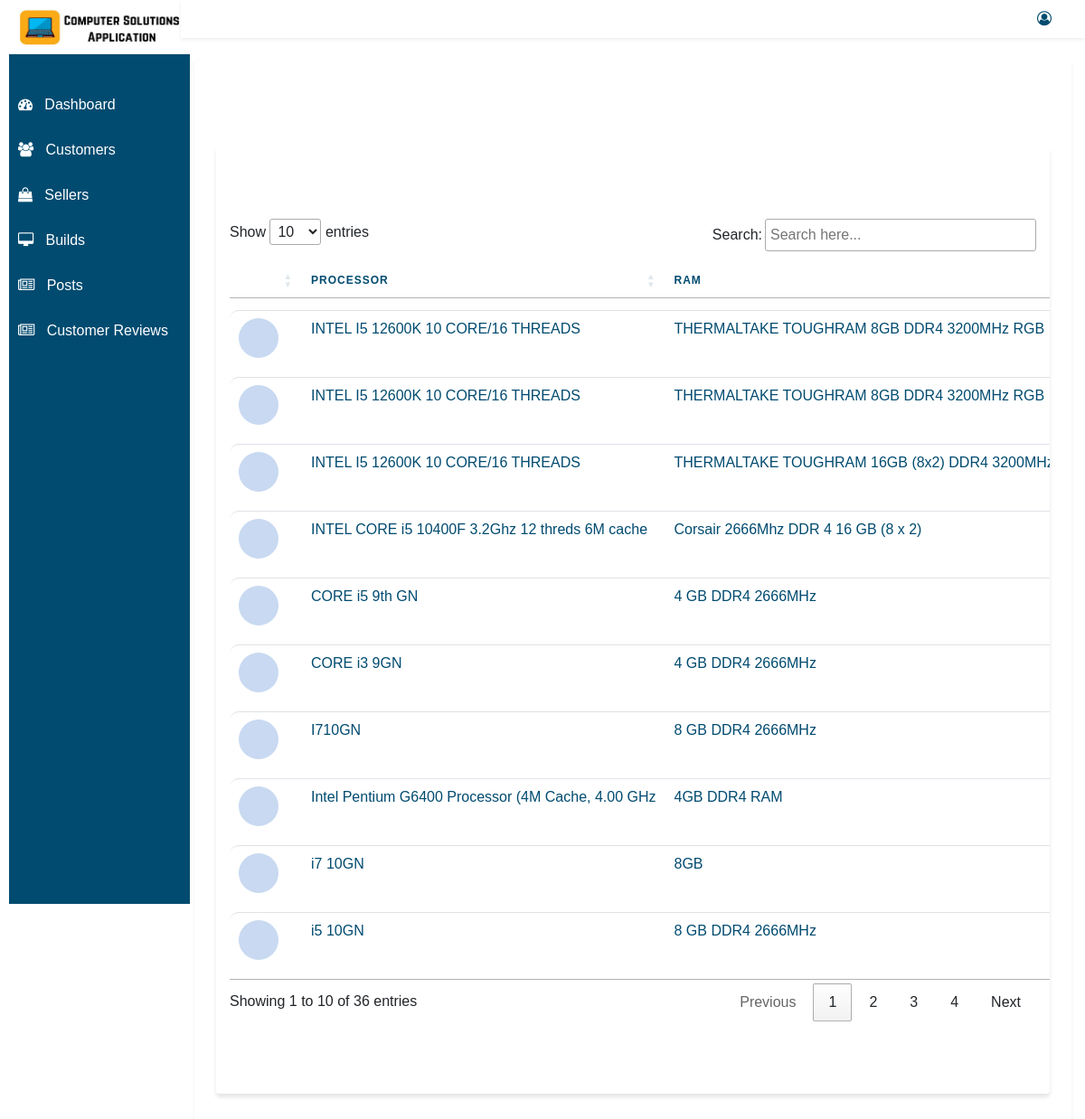
The app's page /Project/Admin/emails.php with its own data.
### tables this page shows
CREATE TABLE `builds` (
  `id` int(11) NOT NULL,
  `seller_id` int(11) NOT NULL,
  `purpose` int(11) NOT NULL,
  `image` text NOT NULL,
  `price` double NOT NULL,
  `processor` varchar(150) NOT NULL,
  `motherboard` varchar(50) NOT NULL,
  `ram` varchar(200) NOT NULL,
  `graphics_card` varchar(50) NOT NULL,
  `storage` varchar(50) NOT NULL,
  `psu` varchar(50) NOT NULL,
  `casing` varchar(50) NOT NULL,
  `description` varchar(200) NOT NULL
);

### Project/Admin/emails.php (the view, shortened to what this page needs)
<?php
include "../db/db.php";
?>
<!DOCTYPE html>
<html>
    <head>
    <link rel="stylesheet" type="text/css" href="../css/admin.css">
	<link rel="stylesheet" href="https://cdn.jsdelivr.net/npm/bootstrap@4.6.0/dist/css/bootstrap.min.css">
	<link rel="stylesheet" href="https://cdnjs.cloudflare.com/ajax/libs/font-awesome/4.7.0/css/font-awesome.min.css">
    <link rel="stylesheet" href="https://cdn.datatables.net/1.11.3/css/jquery.dataTables.min.css">
    </head>
    <body>
    <div class="container-fluid">
              <div class="row">
              <div class="sidebar" id="sidebar">
        <img src="../images/logo/logo.png" class="logo">
        <div class="list-group rounded-0"><Br>
          <a href="profile.php">
            <i class="fa fa-tachometer"></i>
            <span>&nbsp Dashboard</span>
          </a>
          <a href="" data-toggle="collapse" data-target="#customer-collapse">
            <div>
              <i class="fa fa-users"></i>
              <span>&nbsp Customers</span>
            </div>
          </a>
          <a href="" data-toggle="collapse" data-target="#seller-collapse">
            <div>
              <i class="fa fa-shopping-bag"></i>
              <span>&nbsp Sellers</span>
            </div>
          </a>
          <a href="" data-toggle="collapse" data-target="#builds-collapse">
            <div>
              <i class="fa fa-desktop"></i>
              <span>&nbsp Builds</span>
            </div>
          </a>
          <a href="" data-toggle="collapse" data-target="#posts-collapse">
            <div>
              <i class="fa fa-newspaper-o"></i>
              <span>&nbsp Posts</span>
            </div>
          </a>
          <a href="" data-toggle="collapse" data-target="#reviews-collapse">
            <div>
              <i class="fa fa-newspaper-o"></i>
              <span>&nbsp Customer Reviews</span>
            </div>
          </a>
        </div>
      </div>
                <div class="col-md-9 col-lg-10 ml-md-auto px-0">
                  <nav class="w-100 d-flex px-4 py-2 mb-4 shadow-sm">
                    <div class="dropdown ml-auto">
                    <a href="#" class="btn py-0 d-flex align-items-center" id="logout-dropdown" data-toggle="dropdown" aria-expanded="false" style="color: #014B70;">
                      <div>
                      <i class="fa fa-user-circle-o"></i>
                      </div>
                    </a>
                    </div>
                  </nav>
                  <main class="container-fluid">
                    <div class="jumbotron jumbotron-fluid rounded bg-white border-0 shadow-sm border-left px-4">
              <div class="container">
                    <div class="row py-5">
                      <div class="col-12">
                        <table id="customer_table" class="table table-hover responsive nowrap" style="width:100%; color: #014B70;">
                          <thead>
                            <tr>
                              <th></th>
                              <th>Processor</th>
                              <th>RAM</th>
                            </tr>
                          </thead>
                          <tbody>
                            <?php
                            $query = "SELECT * FROM builds";
                            $result = mysqli_query($conn,$query);
                            while($row = mysqli_fetch_assoc($result)){
                              ?>
                            <tr>
                              <td>
                                <a href="#">
                                  <div class="d-flex align-items-center">
                                    <div class="avatar avatar-blue mr-3"><i class="fa fa-shoping-bag"></i></div>
                                  </div>
                                </a>
                              </td>
                              <td><?php echo $row["processor"]; ?></td>
                              <td><?php echo $row["ram"]; ?></td>
                            </tr>
                            <?php
                            }
                            ?>
                          </tbody>
                        </table>
                      </div>
                    </div>
              </div>
            </div>
      </main>
    </div>
  </div>
</div>
    </body>
</html>

### Project/css/admin.css (style rules this page uses)
body { font-family: sans-serif !important; }
.logo { width: 200px; height: 60px; background-color: white; margin-bottom: 10px; padding: 10px; }
nav { display: fixed; background-color: white; }
body { font-family: 'Barlow', sans-serif; }
.border-left { border-left: 2px solid var(--primary) !important; }
.sidebar { position: fixed; top: 0; left: 0; overflow-y: auto; margin-left: 10px; background-color: #014B70 !important; height: 1000px; }
.sidebar a { font-family: sans-serif; color: white; width: 100%; height: 50px; background-color: #014B70; padding: 10px; }
body { box-sizing: border-box; background: #f2f2f2; font-family: "Roboto", sans-serif; display: flex; align-items: center; justify-content: center; }
.container { background: #fff; width: 100%; padding: 1rem; }
@media screen and (min-width: 768px) { body { align-items: center; justify-content: center; } }
@media screen and (min-width: 768px) { .container { margin: 2rem; box-shadow: 0px 4px 4px rgba(0, 0, 0, 0.1); border-radius: 4px; max-width: 32rem; padding: 2rem; } }
@media screen and (min-width: 1024px) { .container { max-width: 80%; width: 100%; } }
.d-flex { color: #014B70; }
body { background: #f7f7f7; }
.table { border-spacing: 0 0.85rem !important; }
.table td, .table th { vertical-align: middle; margin-bottom: 10px; border: none; }
.table thead tr, .table thead th { border: none; font-size: 12px; letter-spacing: 1px; text-transform: uppercase; background: transparent; }
.table td { background: #fff; }
.table td:first-child { border-top-left-radius: 10px; border-bottom-left-radius: 10px; }
.avatar { width: 2.75rem; height: 2.75rem; line-height: 3rem; border-radius: 50%; display: inline-block; background: transparent; position: relative; text-align: center; color: #868e96; font-weight: 700; vertical-align: bottom; font-size: 1rem; -webkit-user-select: none; -moz-user-select: none; -ms-user-select: none; user-select: none; }
.avatar-blue { background-color: #c8d9f1; color: #467fcf; }
.table a { color: #212529; }
table.dataTable { margin-top: 12px !important; }
.btn { font-size: 0.9375rem; font-weight: 500; padding: 0.5rem 0.75rem; }
.container { overflow: scroll; }

### records on screen
builds: processor "INTEL I5 12600K 10 CORE/16 THREADS", ram "THERMALTAKE TOUGHRAM 8GB DDR4 3200MHz RGB"
builds: processor "INTEL I5 12600K 10 CORE/16 THREADS", ram "THERMALTAKE TOUGHRAM 8GB DDR4 3200MHz RGB"
builds: processor "INTEL I5 12600K 10 CORE/16 THREADS", ram "THERMALTAKE TOUGHRAM 16GB (8x2) DDR4…"
builds: processor "INTEL CORE i5 10400F 3.2Ghz 12 threds 6M cache", ram "Corsair 2666Mhz DDR 4 16 GB (8 x 2)"
builds: processor "CORE i5 9th GN", ram "4 GB DDR4 2666MHz"
builds: processor "CORE i3 9GN", ram "4 GB DDR4 2666MHz"
builds: processor "I710GN", ram "8 GB DDR4 2666MHz"
builds: processor "Intel Pentium G6400 Processor (4M Cache, 4.00 GHz", ram "4GB DDR4 RAM"
builds: processor "i7 10GN", ram "8GB"
builds: processor "i5 10GN", ram "8 GB DDR4 2666MHz"
